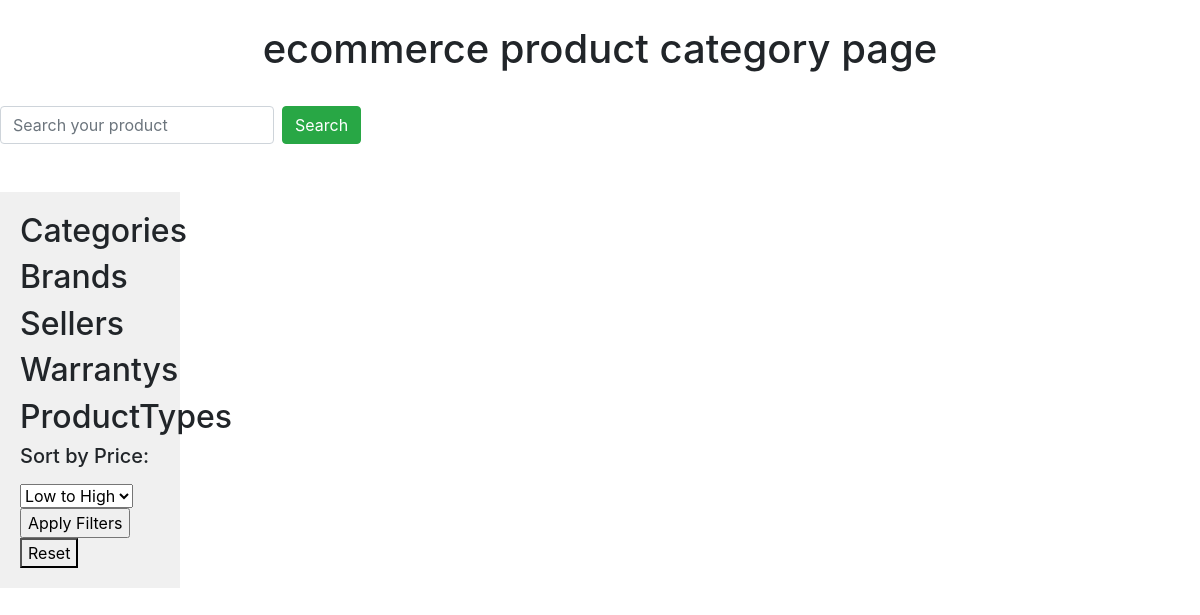
/, run on an earlier commit of the app's database.
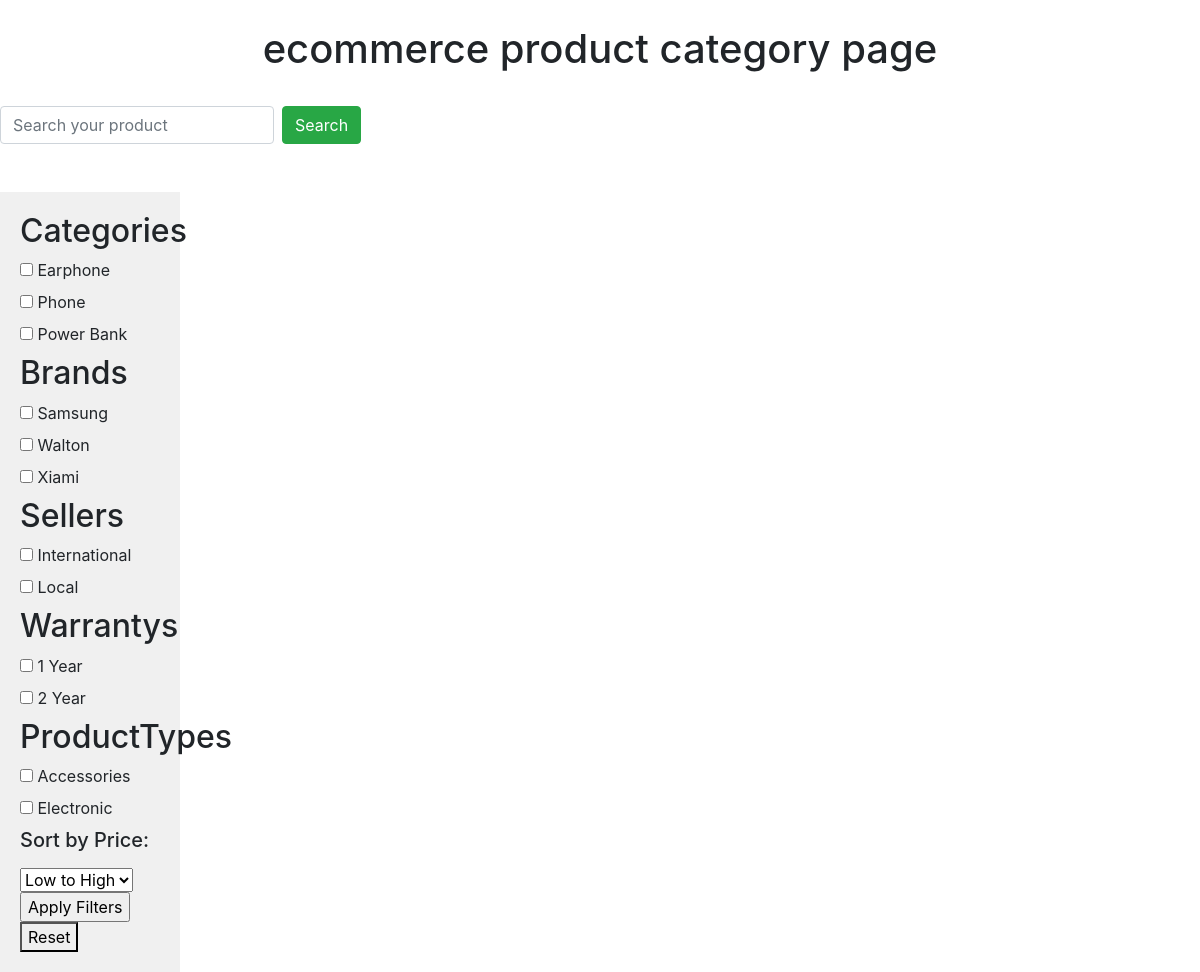
And on a later commit of the database.
### Category/models.py (models this page shows, shortened)
class Categories(models.Model):
    category_name = models.CharField(max_length=255)
    category_vale = models.CharField(max_length=255, null=True, blank=True)

class Brand(models.Model):
    brand_name = models.CharField(max_length=255)
    brands_vale = models.CharField(max_length=255, null=True, blank=True)

class Seller(models.Model):
    seller_name = models.CharField(max_length=255)
    seller_vale = models.CharField(max_length=255, null=True, blank=True)

class Warranty(models.Model):
    warranty_name = models.CharField(max_length=255)
    warranty_vale = models.CharField(max_length=255, null=True, blank=True)

class ProductType(models.Model):
    product_type_name = models.CharField(max_length=255)
    product_type_vale = models.CharField(max_length=255, null=True, blank=True)

### Category/views.py (the view)
# urls.py: path('', landingPage),
def landingPage(request):
    allCategories = Categories.objects.all().order_by("category_name")
    allBrands = Brand.objects.all().order_by("brand_name")
    allSellers = Seller.objects.all().order_by("seller_name")
    allWarrantys = Warranty.objects.all().order_by("warranty_name")
    allProductTypes = ProductType.objects.all().order_by("product_type_name")
    return render(request, "landing.html", {
        "Categories": allCategories,
        "Brands": allBrands,
        "Sellers": allSellers,
        "Warrantys": allWarrantys,
        "ProductTypes": allProductTypes
    })

### templates/landing.html (shortened to what this page needs)
{% extends 'layout/base.html' %}
{% block body %}
  <div id="searchPanel">
      <h2>Categories</h2>
      {% for category in Categories %}
        <label>
          <input id="category" type="checkbox" name="options" value="{{ category.id }}" />
          {{ category.category_name }}
        </label><br />
      {% endfor %}
      <h2>Brands</h2>
      {% for brand in Brands %}
        <label>
          <input id="brand" type="checkbox" name="options" value="{{ brand.id }}" />
          {{ brand.brand_name }}
        </label><br />
      {% endfor %}
      <h2>Sellers</h2>
      {% for seller in Sellers %}
        <label>
          <input id="seller" type="checkbox" name="options" value="{{ seller.id }}" />
          {{ seller.seller_name }}
        </label><br />
      {% endfor %}
      <h2>Warrantys</h2>
      {% for warranty in Warrantys %}
        <label>
          <input id="warranty" type="checkbox" name="options" value="{{ warranty.id }}" />
          {{ warranty.warranty_name }}
        </label><br />
      {% endfor %}
      <h2>ProductTypes</h2>
      {% for productType in ProductTypes %}
        <label>
          <input id="productType" type="checkbox" name="options" value="{{ productType.id }}" />
          {{ productType.product_type_name }}
        </label><br />
      {% endfor %}
      <label for="sort"><h5>Sort by Price:</h5></label>
      <select id="price" name="sort">
        <option value="0">Low to High</option>
      </select>
      <br />
      <input type="submit" id="filer" value="Apply Filters" />
      <button id="resetFilters">Reset</button>
  </div>
  <div id="mainContent">
  </div>
{% endblock %}

### templates/layout/base.html (shortened to what this page needs)
{% load static %}
<!DOCTYPE html>
<html lang="en">
  <head>
    <link rel="stylesheet" href="https://maxcdn.bootstrapcdn.com/bootstrap/4.5.2/css/bootstrap.min.css" />
    <link rel="stylesheet" type="text/css" href="{% static 'css/style.css' %}" />
  </head>
  <body>
    {% include 'layout/header.html' %}
    <div class="body_start">
      <br />
    </div>
    {% block body %}
    {% endblock %}
    <br /><br /><br /><br />
  </body>
</html>

### templates/layout/header.html
<div class="menu">
  <h1 style="text-align: center; padding-top: 25px; padding-bottom: 25px;">ecommerce product category page</h1>
</div>
<div id="search" class="form-inline">
  <input class="form-control mr-sm-2" type="text" id="searchValue" name="searchValue" placeholder="Search your product">
  <button class="btn btn-success" id="search_field" type="submit">Search</button>
</div>
<br>

### static/css/style.css (style rules this page uses)
.body_start { display: flex; flex-direction: row; }
#searchPanel { width: 15%; float: left; padding: 20px; box-sizing: border-box; background-color: #f0f0f0; }
#mainContent { width: 70%; padding: 20px; box-sizing: border-box; }
h1 { text-align: center; }

What changed in the data, as far as the page shows it:
added Categories: category_name "Earphone"
added Categories: category_name "Phone"
added Categories: category_name "Power Bank"
added Brand: brand_name "Samsung"
added Brand: brand_name "Walton"
added Brand: brand_name "Xiami"
added Seller: seller_name "International"
added Seller: seller_name "Local"
added Warranty: warranty_name "1 Year"
added Warranty: warranty_name "2 Year"
added ProductType: product_type_name "Accessories"
added ProductType: product_type_name "Electronic"
